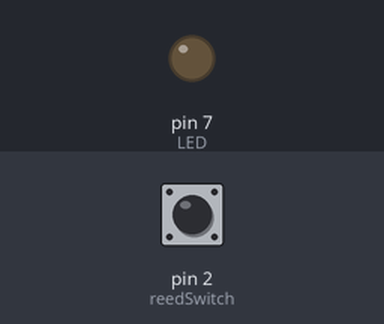
A sketch run on a simulated Arduino Uno, built with avr-gcc and run on an emulated ATmega328P. Shown: output pins drawn as LEDs (lit = HIGH). Inputs (shaded band) come from the test bench; at power-on: pin 2 (reedSwitch) LOW.

Above: at 1.2 s.
1.3 s: pin 2 (reedSwitch) pulsed HIGH 5 times (0.12 s each, 0.3 s apart)
At 2.11 s:
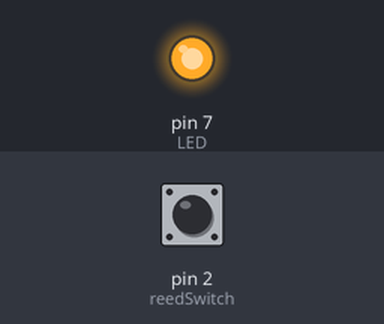
Timing chart, 0 to 4.3 s (numbered marks = the images above; inputs shaded):
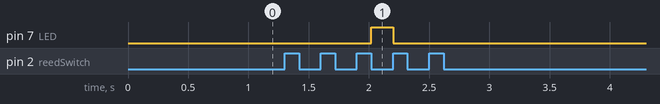

Measured:
- after the input at 1.3 s, pin 7 (LED): LOW → HIGH after 0.72 s, → LOW 0.18 s later

The sketch:

sketch_feb22a_reedSwitch_interrupt.ino
```cpp
int reedSwitch = 2,LED=7;

void isr1(){
  digitalWrite(LED,HIGH);
}

void isr2(){
  digitalWrite(LED,LOW);
}

void setup() {
  pinMode(reedSwitch,INPUT);
  pinMode(LED,OUTPUT);
}

void loop() {
  int s = digitalRead(reedSwitch);
  attachInterrupt(0,isr1,FALLING);
  attachInterrupt(0,isr2,RISING);
}
```
